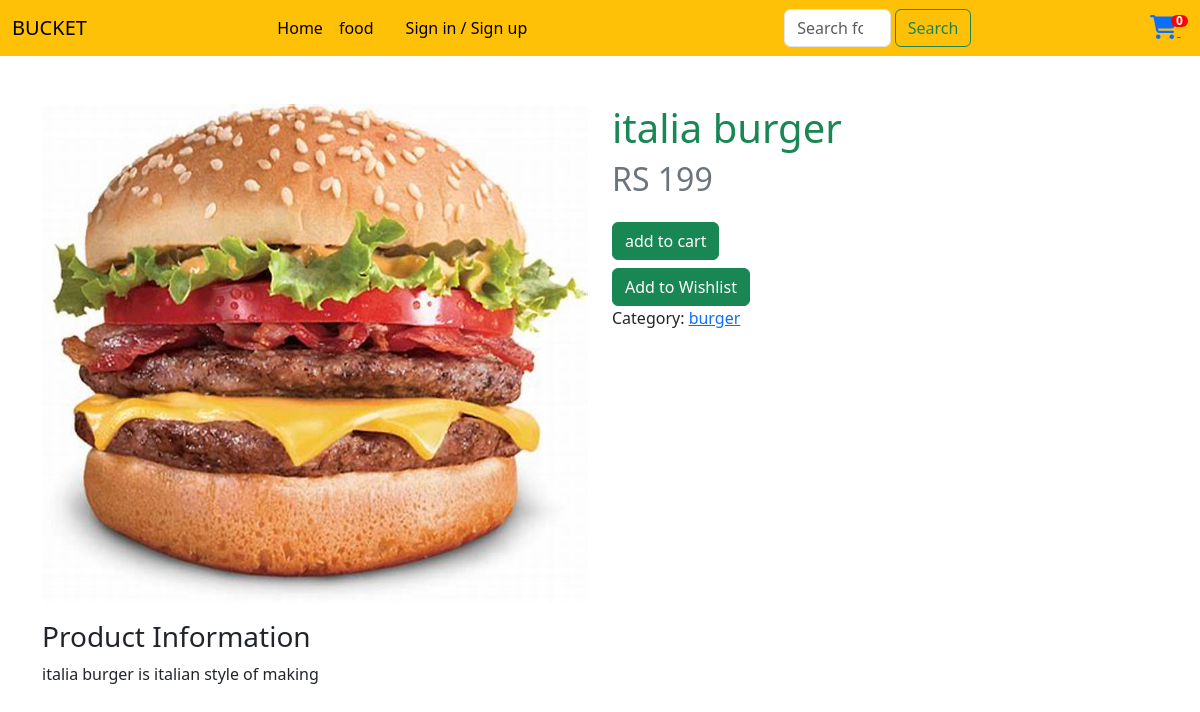
/product/pr4, run on the app's committed database.
### capp/models.py (models this page shows)
class product(models.Model):
     product_id=models.CharField(max_length=100)
     product_name=models.CharField(max_length=100)
     image=models.ImageField(upload_to='product')
     description=models.CharField(max_length=300)
     price=models.IntegerField()
     category=models.CharField(max_length=1300,default='')

### capp/views.py (the view)
# urls.py: path('product/<pid>',views.product,name='product'),
def product(request,pid):
  print("Hello World")
  product=product2.objects.get(product_id=pid)
  product_val={
    'product':product2.objects.get(product_id=pid),
    'rproduct':product2.objects.filter(category=product.category).all().order_by('id')
  }
  return render(request,'product.html',product_val)

### capp/templates/product.html (shortened to what this page needs)
{% extends 'home.html'%}
{% load static %}
{% block content %}
    <main class="main mt-5">
        <div class="page-content">
            <div class="container">
                <div class="product-details-top">
                    <div class="row">
                        <div class="col-md-6">
                            <div class="product-gallery product-gallery-vertical">
                                <div class="row">
                                    <figure class="product-main-image">
                                            <a href="{{product.image.url}}">
                                                <img src="{{product.image.url}}" alt="Product image" class="card-img-top rounded-3" height="500px" >
                                    </figure>
                                </div>
                            </div>
                        </div>
                        <div class="col-md-6">
                            <div class="product-details">
                                <h1 class="product-title text-success">{{product.product_name}}</h1>
                                <div class="product-price text-secondary">
                                   <h2>RS {{product.price}}</h2>
                                </div>
                                <div class="product-details-action mt-4">
                                    <button class=" btn btn-success btn-product btn-cart" id="cartBtn"
                                        onclick="addToCart({{product.id}},{{product.price}})"><span>add to
                                            cart</span></button>
                                    <div class="details-action-wrapper mt-2">
                                        <button class="btn btn-success" onclick="addToWhishlist({{product.id}})" class="btn-product btn-wishlist" title="Wishlist"><span>Add to
                                                Wishlist</span></button>
                                    </div>
                                </div>
                                <div class="product-details-footer">
                                    <div class="product-cat">
                                        <span>Category:</span>
                                        <a href="#">{{product.category}}</a>
                                    </div>
                                </div>
                            </div>
                        </div>
                    </div>
                </div>
                <div class="product-details-tab">
                    <div class="tab-content">
                        <div class="tab-pane fade show active" id="product-desc-tab" role="tabpanel"
                            aria-labelledby="product-desc-link">
                            <div class="product-desc-content">
                                <h3>Product Information</h3>
                                <p>{{product.description}} </p>
                            </div>
                        </div>
                    </div>
                </div>
            </div>
        </div>
    </main>
{% endblock content %}

### data on the page
product: image (picture), product_name "italia burger", price "199", category "burger", description "italia burger is italian style of making"
